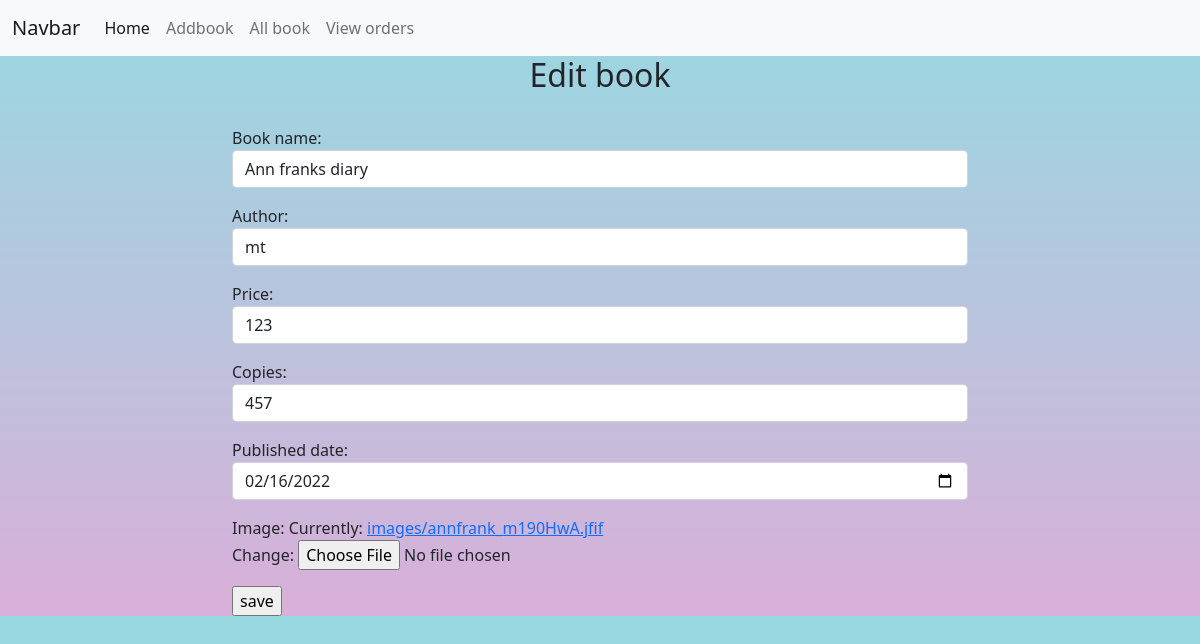
The page /owner/books/all/15 on the database its author committed.
### owner/models.py (models this page shows, shortened)
class Books(models.Model):
    book_name = models.CharField(max_length=120, unique=True)
    author = models.CharField(max_length=100)
    price = models.PositiveIntegerField()
    copies = models.PositiveIntegerField()
    published_date = models.DateField(null=True)
    image = models.ImageField(upload_to="images", null=True)

### owner/views.py (the view, shortened to what this page needs)
# urls.py: path("books/all/<int:id>", views.BookEditView.as_view(), name="bookedit"),
class BookEditView(UpdateView):
    model = Books
    template_name = 'bookedit.html'
    form_class = BookForm
    pk_url_kwarg = 'id'
    success_url = reverse_lazy('booklist')

### owner/forms.py (shortened to what this page needs)
class BookForm(ModelForm):
    class Meta:
        model = Books
        fields = "__all__"
        widgets = {
            "book_name": forms.TextInput(attrs={"class": "form-control"}),
            "author": forms.TextInput(attrs={"class": "form-control"}),
            "price": forms.NumberInput(attrs={"class": "form-control"}),
            "copies": forms.NumberInput(attrs={"class": "form-control"}),
            "published_date": forms.DateInput(attrs={"class": "form-control","type":"date"}),
        }

### owner/templates/bookedit.html (shortened to what this page needs)
{%extends 'base.html'%}
{%block body_block%}
 <h2 style="text-align:center;">Edit book</h2> <br>
     <div class="row">
         <div class="col-2">  </div>
         <div class="col-8">
             <form action="" method="post" enctype="multipart/form-data">
                 {{form.as_p}}
                 <input type="submit" value="save" name="" id="">
             </form>
         </div>
         <div class="col-2">  </div>
     </div>
{%endblock%}

### owner/static/css/style.css (style rules this page uses)
body { background-color: #D9AFD8; background-image: linear-gradient(0deg, #D9AFD9 0%, #97D9E1 100%); }

### rows shown on the page
Books: book_name "Ann franks diary", author "mt", price "123", copies "457", published_date "02/16/2022"
